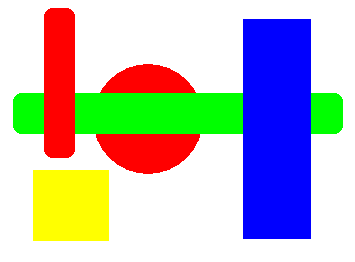
%> input picture Prática/Aula 10/artemoderna2.png, 355 x 262 px
$ octave aula10_98012.m   (GNU Octave 9; MATLAB toolbox functions it lacks are replaced by stand-ins)
%> lines starting %> are read from the running program, lines starting %| are printed output that depends on the picture; in (x1, y1, x2, y2) boxes, pixels count from 0 and x2, y2 are one past the last pixel; in counts of white or black regions, pixels touching at a corner belong together; the program's own positions count from 1
### Prática/Aula 10/rgbhist.m
function [cR, cG, cB, x] = rgbhist(A)
    % Converter a imagem para o formato RGB, se necessário
    if size(A, 3) == 1
        A = repmat(A, [1, 1, 3]);
    end

    % Separar os canais R, G e B
    R = A(:,:,1);
    G = A(:,:,2);
    B = A(:,:,3);

    % Calcular os histogramas de cada canal
    [cR, xR] = imhist(R);
    [cG, xG] = imhist(G);
    [cB, xB] = imhist(B);

    % Criar vetor de intensidades
    x = 0:255; % Faixa de intensidades
    x = x./255; % para ficar entre 0 e 1

% [15 lines of commented-out code are left out]
end

### Prática/Aula 10/aula10_98012.m
%% TemplateCodeSVPI -------------------------------------------------------
% Name:       Gonçalo Freitas
% Num. Mec:   98012
% Date:       16/05/2023

%% Initial configurations
clc % Clear all text from command window
close all % Close all figures previously opened
clear % Clear previous environment variables
%addpath('../lib') % Update yout matlab path (the folder must exist)

list_of_exercises = { %Add, comment or uncomment at will
  'Ex1a'
  'Ex1b'
  'Ex2'
  'Ex3'
  'Ex4'
  'Ex5'
  'Ex6'
  'Ex7'
  'Ex8'
  'Ex9'
  }; %Defines the exercise to be executed (one or more at a time).


%% Ex1a -------------------------------------------------------------------

exercise = 'Ex1a'; % Define the name of the current exercise
if ismember(exercise, list_of_exercises) %... if exer. in list_of_exercises
  disp(['Executing ' exercise ':'])
  clearvars -except list_of_exercises % Delete all previously declared vars

  % add your code here ...
    close all
    img = imread('artemoderna2.png');
%> img is the input picture: size 262x355x3 uint8; mean R, G, B 188.2, 187.5, 188


    figure(1)
    subplot(2,4,1)
    imshow(img)

    % Máscara para vermelhos puros (R=100%, G=0, B=0)
    mascara_vermelho = zeros(size(img, 1), size(img, 2));
    mascara_vermelho(img(:,:,1) == 255 & img(:,:,2) == 0 & img(:,:,3) == 0) = 1;
%> mascara_vermelho: size 262x355 double; values 0 (black) and 1 (white), 10.4% white; 3 white regions, box (x1, y1, x2, y2) and area: (44, 8, 75, 158) 4582, (96, 134, 200, 174) 3090, (100, 64, 196, 93) 1976
    subplot(2,4,2)
    imshow(mascara_vermelho)


    % Máscara para verdes puros (R=0, G=100%, B=0)
    mascara_verde = zeros(size(img, 1), size(img, 2));
    mascara_verde(img(:,:,1) == 0 & img(:,:,2) == 255 & img(:,:,3) == 0) = 1;
%> mascara_verde: size 262x355 double; values 0 (black) and 1 (white), 10.1% white; 3 white regions, box (x1, y1, x2, y2) and area: (75, 93, 243, 134) 6888, (311, 93, 343, 134) 1278, (13, 93, 44, 134) 1237
    subplot(2,4,3)
    imshow(mascara_verde)


    % Máscara para azuis puros (R=0, G=0, B=100%)
    mascara_azul = zeros(size(img, 1), size(img, 2));
    mascara_azul(img(:,:,1) == 0 & img(:,:,2) == 0 & img(:,:,3) == 255) = 1;
%> mascara_azul: size 262x355 double; values 0 (black) and 1 (white), 16.1% white; 1 white region, box (x1, y1, x2, y2) and area: (243, 19, 311, 239) 14960
    subplot(2,4,4)
    imshow(mascara_azul)


    imagem_resultante_vermelhos = img;
    imagem_resultante_verdes = img;
    imagem_resultante_azuis = img;

    % Ajustar áreas fora da máscara de vermelho puro para preto
    imagem_resultante_vermelhos(repmat(mascara_vermelho, [1, 1, 3]) == 0) = 0;

    % Ajustar áreas fora da máscara de verde puro para preto
    imagem_resultante_verdes(repmat(mascara_verde, [1, 1, 3]) == 0) = 0;

    % Ajustar áreas fora da máscara de azul puro para preto
    imagem_resultante_azuis(repmat(mascara_azul, [1, 1, 3]) == 0) = 0;


    subplot(2,4,6)
    imshow(imagem_resultante_vermelhos)
    subplot(2,4,7)
    imshow(imagem_resultante_verdes)
    subplot(2,4,8)
    imshow(imagem_resultante_azuis)


end

%% Ex1b -------------------------------------------------------------------
exercise = 'Ex1b'; % Define the name of the current exercise
if ismember(exercise, list_of_exercises) %... if exer. in list_of_exercises
  clearvars -except list_of_exercises exercise
  disp(['Executing ' exercise ':'])
  clearvars -except list_of_exercises % Delete all previously declared vars

 % add your code here ...
    close all
    img = im2double(imread('artemoderna2.png'));
%> img: size 262x355x3 double
    figure(2)
    subplot(1,3,1)
    imshow(img)

    mascara_amarela = zeros(size(img, 1), size(img, 2));
    mascara_amarela(img(:,:,1) > 0.8 & img(:,:,2) > 0.6 & img(:,:,3) < 0.2) = 1;
%> mascara_amarela: size 262x355 double; values 0 (black) and 1 (white), 5.8% white; 1 white region, box (x1, y1, x2, y2) and area: (33, 170, 109, 241) 5396

    subplot(1,3,2)
    imshow(mascara_amarela)

    imagem_resultante = img;
    imagem_resultante(repmat(~mascara_amarela, [1, 1, 3])) = 1;
    subplot(1,3,3)
    imshow(imagem_resultante)

end

%% Ex2 -------------------------------------------------------------------
exercise = 'Ex2'; % Define the name of the current exercise
if ismember(exercise, list_of_exercises) %... if exer. in list_of_exercises
  disp(['Executing ' exercise ':'])
  clearvars -except list_of_exercises % Delete all previously declared vars

  % add your code here ...
    close all
    A = imread('mongolia.jpg');
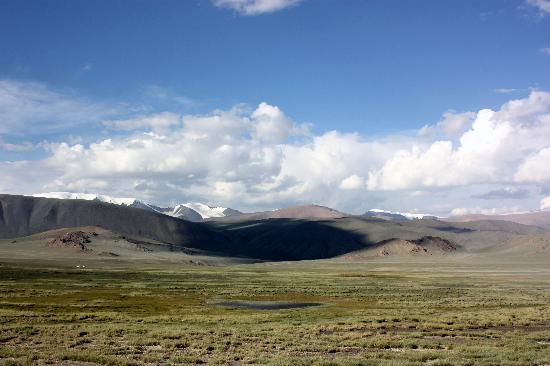
%> input picture Prática/Aula 10/mongolia.jpg, 550 x 366 px
%> A is the input picture: size 366x550x3 uint8; mean R, G, B 122.8, 135, 146.2

    [cR,cG,cB,x]=rgbhist(A);
%> in rgbhist, `B = A(:,:,3);`:
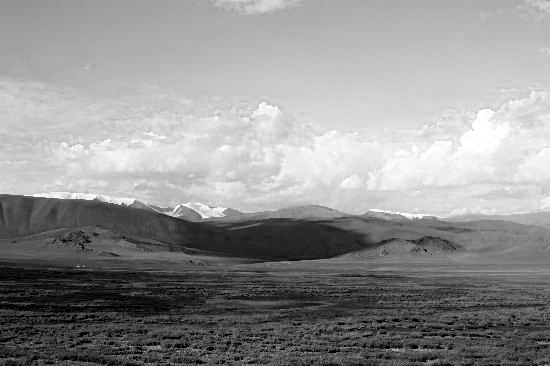
%> B: size 366x550 uint8; min 0, max 255, mean 146.2
%> in rgbhist, `[cR, xR] = imhist(R);`: cR = 256 values, max 2025 at index 84, min 85 at index 21, mean 786.3; xR = 256 values from 0 to 255
%> in rgbhist, `[cG, xG] = imhist(G);`: cG = 256 values, max 2553 at index 123, min 22 at index 5, mean 786.3; xG = 256 values from 0 to 255
%> in rgbhist, `[cB, xB] = imhist(B);`: cB = 256 values, max 2321 at index 208, min 101 at index 146, mean 786.3; xB = 256 values from 0 to 255
%> x = 256 values from 0 to 1

    figure(1)
    subplot(2,1,1)
    imshow(A)
    subplot(2,1,2)
    hold on
    plot(x, cR, 'r-')
    plot(x, cG, 'g-')
    plot(x, cB, 'b-')
    xlim([0 1]); ylim([0 2500])

end

%% Ex3 -------------------------------------------------------------------

exercise = 'Ex3'; % Define the name of the current exercise
if ismember(exercise, list_of_exercises) %... if exer. in list_of_exercises
  disp(['Executing ' exercise ':'])
  clearvars -except list_of_exercises % Delete all previously declared vars

  % add your code here ...
    close all
    A = im2double(imread('morangos.jpg'));
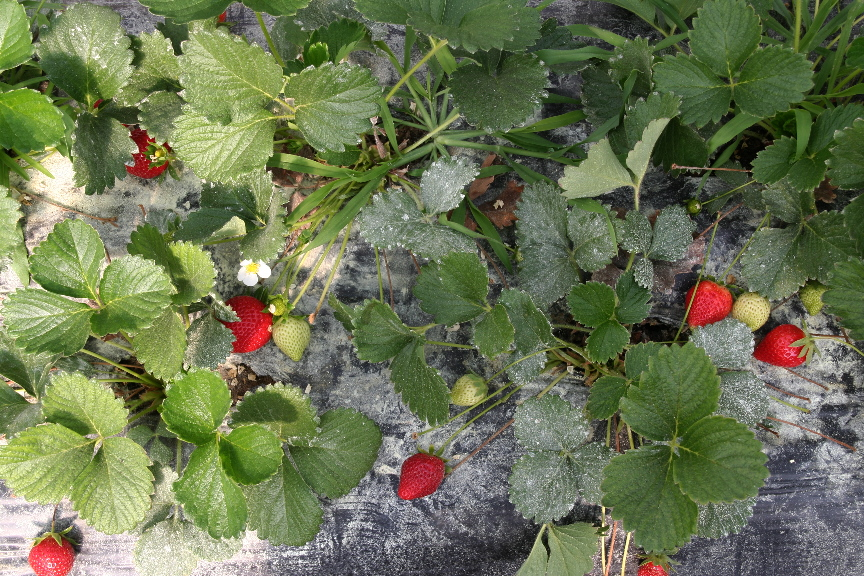
%> input picture Prática/Aula 10/morangos.jpg, 864 x 576 px
%> A: size 576x864x3 double

    [cR,cG,cB,x]=rgbhist(A);
%> in rgbhist (call 2), `B = A(:,:,3);`:
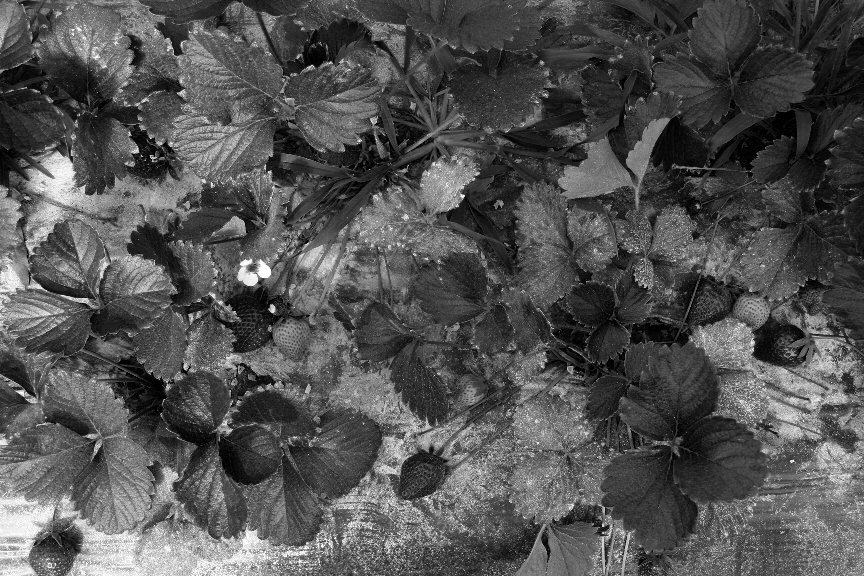
%> B: size 576x864 double; min 0, max 1, mean 0.323
%> in rgbhist (call 2), `[cR, xR] = imhist(R);`: cR = 256 values, max 4597 at index 64, min 21 at index 1, mean 1944; xR = 256 values from 0 to 1
%> in rgbhist (call 2), `[cG, xG] = imhist(G);`: cG = 256 values, max 4620 at index 99, min 5 at index 1, mean 1944; xG = 256 values from 0 to 1
%> in rgbhist (call 2), `[cB, xB] = imhist(B);`: cB = 256 values, max 4929 at index 56, min 34 at index 255, mean 1944; xB = 256 values from 0 to 1

    figure(1)
    subplot(2,1,1)
    imshow(A)
    subplot(2,1,2)
    hold on
    plot(x, cR, 'r-')
    plot(x, cG, 'g-')
    plot(x, cB, 'b-')
    xlim([0 1]); ylim([0 5000])

    figure()
    points = (A(:,:,1) > 0.19) & (A(:,:,2) < 0.1) & (A(:,:,3) < 0.1);
%> points: size 576x864 logical; 0.53% white; 163 white regions (148 under 20 px), largest, box (x1, y1, x2, y2) and area: (753, 325, 803, 365) 712, (226, 296, 273, 325) 465, (134, 157, 167, 178) 219
    red_only = A;
    red_only(repmat(~points,[1 1 3])) = 0;
    imshow(red_only)
    title('Morangos')

    figure()

    points = (A(:,:,1) < 0.19) & (A(:,:,2) > 0.1) & (A(:,:,3) < 0.1);
%> points: size 576x864 logical; 4.8% white; 2426 white regions (2267 under 20 px), largest, box (x1, y1, x2, y2) and area: (761, 106, 839, 187) 2100, (651, 115, 708, 173) 1816, (832, 37, 864, 90) 581
    green_only = A;
    green_only(repmat(~points,[1 1 3])) = 0;
    imshow(green_only)
    title('Folhas')

end

%% Ex4 -------------------------------------------------------------------
exercise = 'Ex4'; % Define the name of the current exercise
if ismember(exercise, list_of_exercises) %... if exer. in list_of_exercises
  disp(['Executing ' exercise ':'])
  clearvars -except list_of_exercises % Delete all previously declared vars

  % add your code here ...
    close all

    A = imread('ArteModerna1.jpg');
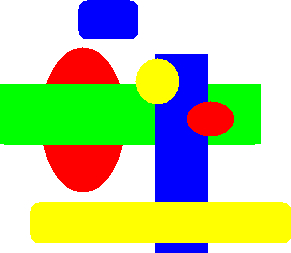
%> input picture Prática/Aula 10/ArteModerna1.jpg, 291 x 253 px
%> A is the input picture: size 253x291x3 uint8; mean R, G, B 182.7, 202.7, 152.1
    imagem_hsv = rgb2hsv(A);
%> imagem_hsv: size 253x291x3 double; mean H, S, V 0.166, 0.528, 0.999

    % Obter os canais H, S e V
    H = imagem_hsv(:, :, 1);
    S = imagem_hsv(:, :, 2);
    V = imagem_hsv(:, :, 3);

    limiar_h_min = 0.15; % Limiar mínimo para H
    limiar_h_max = 0.2;  % Limiar máximo para H


    % Criar a máscara para isolar o amarelo
    mascara_amarelo = (H >= limiar_h_min) & (H <= limiar_h_max);
%> mascara_amarelo: size 253x291 logical; 16.6% white; 56 white regions (54 under 20 px), largest, box (x1, y1, x2, y2) and area: (29, 201, 291, 243) 10634, (135, 58, 179, 104) 1558

    % Aplicar a máscara para isolar o amarelo na imagem
    imagem_amarela = A;
    imagem_amarela(repmat(~mascara_amarelo, [1, 1, 3])) = 0;


    figure()
    subplot(1, 4, 1);
    imshow(A);
    title('Imagem Original');
    subplot(1, 4, 2);
    imshow(mascara_amarelo);
    title('Máscara');
    subplot(1, 4, 3);
    imshow(imagem_amarela);
    title('Amarelo Isolado');

    % Criar a máscara para isolar o amarelo
    mascara_amarelo = (H >= limiar_h_min) & (H <= limiar_h_max) & (S >= 0.01);
%> mascara_amarelo: size 253x291 logical; 16.6% white; 2 white regions, box (x1, y1, x2, y2) and area: (30, 202, 291, 243) 10628, (135, 58, 179, 104) 1557

    % Aplicar a máscara para isolar o amarelo na imagem
    imagem_amarela = A;
    imagem_amarela(repmat(~mascara_amarelo, [1, 1, 3])) = 0;

    subplot(1, 4, 4);
    imshow(imagem_amarela);
    title('Amarelo Isolado (sem ruído)');

    % Explicação do resultado segundo o diagrama HSV
    % No modelo HSV, o canal H representa a tonalidade (matiz), onde valores próximos de 0 correspondem ao vermelho
    % e valores próximos de 1 correspondem também ao vermelho, com transições intermediárias entre as cores.
    % O intervalo [0.15, 0.2] no canal H geralmente corresponde à faixa de cores amarelas.
    % Ao isolar os pixels com H dentro deste intervalo, obtemos uma máscara que
    % destaca a cor amarela na imagem original, eliminando outras cores

    % Explicação dos pixels de ruído (artefatos JPEG) e eliminação usando critérios de cor
    % Os pixels de ruído são artefatos introduzidos durante a compressão JPEG da imagem.
    % Esses artefatos podem resultar em pequenas variações de cor que não estão presentes na imagem original.
    % Podemos eliminar esses pixels de ruído usando critérios de cor com um limiar de saturação (S)
    % para distinguir entre os pixels puros e os pixels de ruído.
    % Ao definir um limiar de saturação baixo, como 1%, podemos remover os pixels de ruído,
    % pois estes tendem a ter uma saturação muito baixa.


end

%% Ex5 -------------------------------------------------------------------
exercise = 'Ex5'; % Define the name of the current exercise
if ismember(exercise, list_of_exercises) %... if exer. in list_of_exercises
  disp(['Executing ' exercise ':'])
  clearvars -except list_of_exercises % Delete all previously declared vars

  % add your code here ...
    close all

    A = im2double(imread('ArteModerna1.jpg'));
%> A: size 253x291x3 double
    imagem_hsv = rgb2hsv(A);

    % Obter os canais H, S e V
    H = imagem_hsv(:, :, 1);
    S = imagem_hsv(:, :, 2);
    V = imagem_hsv(:, :, 3);

    % Definir os limiares para cada cor
    limiar_amarelo_min = 0.15;
    limiar_amarelo_max = 0.2;

    limiar_verde_min = 0.25;
    limiar_verde_max = 0.4;

    limiar_azul_min = 0.55;
    limiar_azul_max = 0.75;

    limiar_vermelho_min = 0;
    limiar_vermelho_max = 0.1;
    limiar_vermelho_min2 = 0.9;
    limiar_vermelho_max2 = 1.0;

    % Definir o limiar mínimo de saturação
    limiar_saturacao_min = 0.5;

    % Criar as máscaras para cada cor
    mascara_amarelo = (H >= limiar_amarelo_min) & (H <= limiar_amarelo_max) & (S >= limiar_saturacao_min);
    mascara_verde = (H >= limiar_verde_min) & (H <= limiar_verde_max) & (S >= limiar_saturacao_min);
%> mascara_verde: size 253x291 logical; 15.8% white; 2 white regions, box (x1, y1, x2, y2) and area: (0, 84, 155, 145) 9166, (208, 84, 261, 145) 2498
    mascara_azul = (H >= limiar_azul_min) & (H <= limiar_azul_max) & (S >= limiar_saturacao_min);
%> mascara_azul: size 253x291 logical; 12.5% white; 3 white regions, box (x1, y1, x2, y2) and area: (155, 54, 208, 202) 6397, (78, 0, 138, 39) 2267, (155, 243, 208, 253) 530
    mascara_vermelho = ((H >= limiar_vermelho_min) & (H <= limiar_vermelho_max) | (H >= limiar_vermelho_min2) & (H <= limiar_vermelho_max2)) & (S >= limiar_saturacao_min);
%> mascara_vermelho: size 253x291 logical; 8% white; 3 white regions, box (x1, y1, x2, y2) and area: (43, 145, 123, 192) 2734, (46, 47, 120, 84) 1893, (187, 101, 234, 136) 1285

    % Aplicar as máscaras nas respectivas cores
    imagem_amarelo = A;
    imagem_amarelo(repmat(~mascara_amarelo, [1, 1, 3])) = 0;

    imagem_verde = A;
    imagem_verde(repmat(~mascara_verde, [1, 1, 3])) = 0;

    imagem_azul = A;
    imagem_azul(repmat(~mascara_azul, [1, 1, 3])) = 0;

    imagem_vermelho = A;
    imagem_vermelho(repmat(~mascara_vermelho, [1, 1, 3])) = 0;

    figure;
    subplot(2, 2, 1);
    imshow(imagem_amarelo);
    title('Amarelo');

    subplot(2, 2, 2);
    imshow(imagem_verde);
    title('Verde');

    subplot(2, 2, 3);
    imshow(imagem_azul);
    title('Azul');

    subplot(2, 2, 4);
    imshow(imagem_vermelho);
    title('Vermelho');

end

%% Ex6 -------------------------------------------------------------------
exercise = 'Ex6'; % Define the name of the current exercise
if ismember(exercise, list_of_exercises) %... if exer. in list_of_exercises
  disp(['Executing ' exercise ': Opcional - Não realizado'])
  clearvars -except list_of_exercises % Delete all previously declared vars

end

%% Ex7 -------------------------------------------------------------------
exercise = 'Ex7'; % Define the name of the current exercise
if ismember(exercise, list_of_exercises) %... if exer. in list_of_exercises
  disp(['Executing ' exercise ':'])
  clearvars -except list_of_exercises % Delete all previously declared vars

  % add your code here ...
    close all
    A = imread('feet2.jpg');
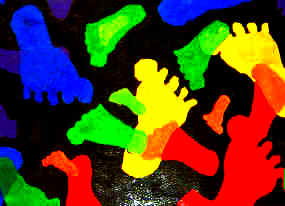
%> input picture Prática/Aula 10/feet2.jpg, 285 x 206 px
%> A is the input picture: size 206x285x3 uint8; mean R, G, B 80.5, 63.5, 32.1
    imagem_hsv = rgb2hsv(A);
%> imagem_hsv: size 206x285x3 double; mean H, S, V 0.282, 0.837, 0.523

    % Obter os canais H, S e V
    H = imagem_hsv(:, :, 1);
%> H: size 206x285 double
    S = imagem_hsv(:, :, 2);
%> S: size 206x285 double
    V = imagem_hsv(:, :, 3);
%> V: size 206x285 double

    % Definir os limiares mínimos para S e V
    limiar_saturacao_min = 0.4;
    limiar_intensidade_min = 0.2;

    % Criar as máscaras para cada cor
    mascara_amarelo = (S > limiar_saturacao_min) & (V > limiar_intensidade_min) & (H >= 0.11 & H <= 0.2);
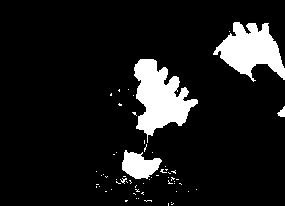
%> mascara_amarelo: size 206x285 logical; 10.5% white; 61 white regions (57 under 20 px), largest, box (x1, y1, x2, y2) and area: (134, 59, 198, 143) 2809, (213, 22, 285, 82) 2352, (122, 150, 162, 179) 730, (277, 106, 285, 117) 52
    mascara_verde = (S > limiar_saturacao_min) & (V > limiar_intensidade_min) & (H >= 0.21 & H <= 0.45);
    mascara_azul = (S > limiar_saturacao_min) & (V > limiar_intensidade_min) & (H >= 0.46 & H <= 0.75);
    mascara_vermelho = (S > limiar_saturacao_min) & (V > limiar_intensidade_min) & ((H >= 0 & H <= 0.1) | (H >= 0.9 & H <= 1));

    % Aplicar operações morfológicas para eliminar ruído e imperfeições
    se = strel('disk', 5);
    mascara_amarelo = imopen(mascara_amarelo, se);
    mascara_verde = imopen(mascara_verde, se);
    mascara_azul = imopen(mascara_azul, se);
    mascara_vermelho = imopen(mascara_vermelho, se);

    % Aplicar as máscaras nas respectivas cores
    imagem_amarelo = A;
    imagem_amarelo(repmat(~mascara_amarelo, [1, 1, 3])) = 0;

    imagem_verde = A;
    imagem_verde(repmat(~mascara_verde, [1, 1, 3])) = 0;

    imagem_azul = A;
    imagem_azul(repmat(~mascara_azul, [1, 1, 3])) = 0;

    imagem_vermelho = A;
    imagem_vermelho(repmat(~mascara_vermelho, [1, 1, 3])) = 0;


    figure()
    subplot(2, 2, 1);
    imshow(imagem_amarelo);
    title('Amarelo');

    subplot(2, 2, 2);
    imshow(imagem_azul);
    title('Azul');

    subplot(2, 2, 3);
    imshow(imagem_verde);
    title('Verde');

    subplot(2, 2, 4);
    imshow(imagem_vermelho);
    title('Vermelho');

end

%% Ex8 -------------------------------------------------------------------
exercise = 'Ex8'; % Define the name of the current exercise
if ismember(exercise, list_of_exercises) %... if exer. in list_of_exercises
  disp(['Executing ' exercise ':'])
  clearvars -except list_of_exercises % Delete all previously declared vars

  % add your code here ...
    close all

    A = im2double(imread('morangos.jpg'));

    % Converter a imagem para o modelo de cor HSV
    imagem_hsv = rgb2hsv(A);

    % Obter os canais H, S e V
    H = imagem_hsv(:, :, 1);
    S = imagem_hsv(:, :, 2);
    V = imagem_hsv(:, :, 3);

    % Criar as máscaras para cada cor
    red_mask = ((H >= 0) & (H <= 0.1) | (H >= 0.9) & (H <= 1)) & (S > 0.65) & (S < 0.81);
    bin = and(red_mask, V > 0.1);

    % Aplicar operações morfológicas para eliminar ruído e imperfeições
    bin = bwareaopen(bin,100);
    bin = bwmorph(bin,'close');
    bin = imfill(bin,"holes");

    imshow(bin)

end

%% Ex9 -------------------------------------------------------------------
exercise = 'Ex9'; % Define the name of the current exercise
if ismember(exercise, list_of_exercises) %... if exer. in list_of_exercises
  disp(['Executing ' exercise ':'])
  clearvars -except list_of_exercises % Delete all previously declared vars

  % add your code here ...
    close all

    for i=1:7
        if i==1
          A = im2double(imread('morangos.jpg'));
        else
          A = im2double(imread(['morangos',num2str(i),'.jpg']));
        end

        % Converter a imagem para o modelo de cor HSV
        imagem_hsv = rgb2hsv(A);

        % Obter os canais H, S e V
        H = imagem_hsv(:, :, 1);
        S = imagem_hsv(:, :, 2);
        V = imagem_hsv(:, :, 3);

        % Criar as máscaras para cada cor
        red_mask = ((H >= 0) & (H <= 0.1) | (H >= 0.9) & (H <= 1)) & (S > 0.65) & (S < 0.81);
        bin = and(red_mask, V > 0.1);

        % Aplicar operações morfológicas para eliminar ruído e imperfeições
        bin = bwareaopen(bin,100);
        bin = bwmorph(bin,'close');
        bin = imfill(bin,"holes");

        subplot(3,3,i+2)
        stats = regionprops(bin, 'Centroid','EquivDiameter');
%> stats = 5 regions; Centroid and EquivDiameter: [56.1 555.5] 33.89, [246.1 327.9] 15.96, [421.9 477.7] 42.55, [712.1 305.7] 35.93, [785.4 342.5] 16.08
        centroids = cat(1, stats.Centroid);
%> centroids = [56.07 555.5; 246.1 327.9; 421.9 477.7; 712.1 305.7; 785.4 342.5]
%> (the run ends here)
